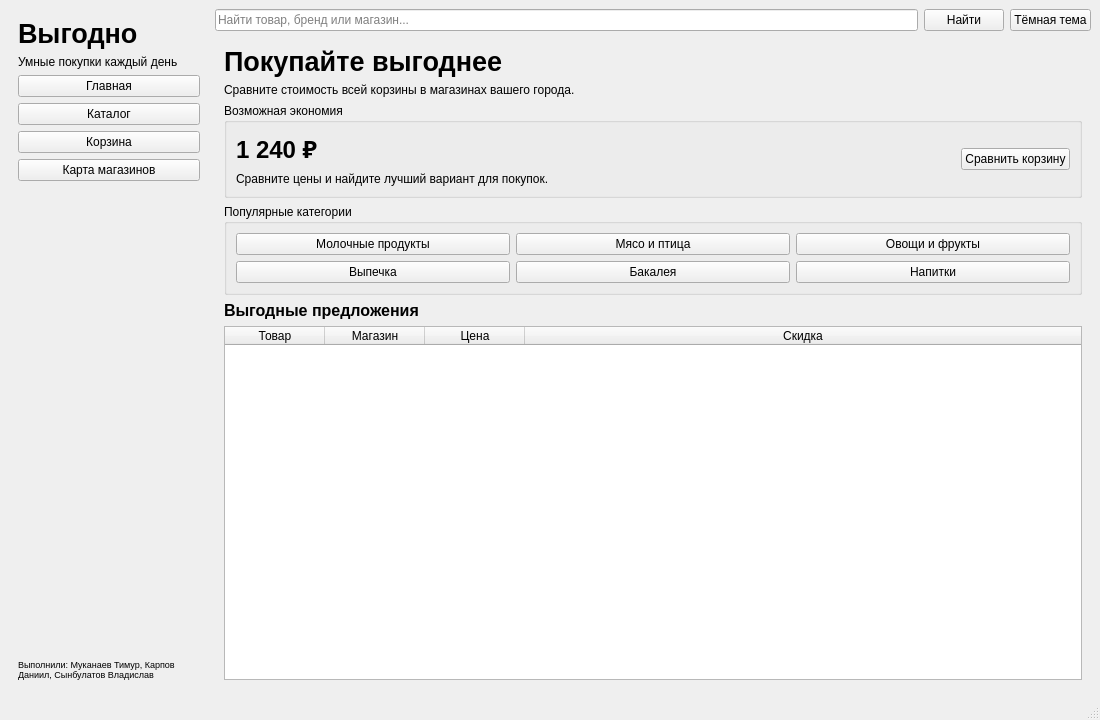
<?xml version="1.0" encoding="UTF-8"?>
<ui version="4.0">
 <class>PriceCompareWindow</class>
 <widget class="QMainWindow" name="PriceCompareWindow">
  <property name="geometry"><rect><x>0</x><y>0</y><width>1100</width><height>720</height></rect></property>
  <property name="windowTitle"><string>Выгодно — сравнение цен</string></property>
  <widget class="QWidget" name="centralwidget">
   <layout class="QHBoxLayout" name="mainLayout">
    <item>
     <widget class="QWidget" name="sidebar">
      <property name="minimumSize"><size><width>200</width><height>0</height></size></property>
      <property name="maximumSize"><size><width>200</width><height>16777215</height></size></property>
      <layout class="QVBoxLayout" name="sidebarLayout">
       <item><widget class="QLabel" name="brand"><property name="text"><string>Выгодно</string></property><property name="font"><font><pointsize>20</pointsize><bold>true</bold></font></property></widget></item>
       <item><widget class="QLabel" name="brandHint"><property name="text"><string>Умные покупки каждый день</string></property></widget></item>
       <item><widget class="QPushButton" name="btnHome"><property name="text"><string>Главная</string></property></widget></item>
       <item><widget class="QPushButton" name="btnCatalog"><property name="text"><string>Каталог</string></property></widget></item>
       <item><widget class="QPushButton" name="btnCart"><property name="text"><string>Корзина</string></property></widget></item>
       <item><widget class="QPushButton" name="btnMap"><property name="text"><string>Карта магазинов</string></property></widget></item>
       <item><spacer name="sidebarSpacer"><property name="orientation"><enum>Qt::Vertical</enum></property><property name="sizeHint" stdset="0"><size><width>20</width><height>40</height></size></property></spacer></item>
       <item><widget class="QLabel" name="credit"><property name="text"><string>Выполнили: Муканаев Тимур, Карпов Даниил, Сынбулатов Владислав</string></property><property name="font"><font><pointsize>7</pointsize></font></property><property name="wordWrap"><bool>true</bool></property></widget></item>
      </layout>
     </widget>
    </item>
    <item>
     <layout class="QVBoxLayout" name="contentLayout">
      <item>
       <layout class="QHBoxLayout" name="topBar">
        <item><widget class="QLineEdit" name="globalSearch"><property name="placeholderText"><string>Найти товар, бренд или магазин...</string></property></widget></item>
        <item><widget class="QPushButton" name="btnSearch"><property name="text"><string>Найти</string></property></widget></item>
        <item><widget class="QPushButton" name="btnTheme"><property name="text"><string>Тёмная тема</string></property></widget></item>
       </layout>
      </item>
      <item>
       <widget class="QStackedWidget" name="pages">
        <property name="currentIndex"><number>0</number></property>
        <widget class="QWidget" name="pageHome">
         <layout class="QVBoxLayout" name="homeLayout">
          <item><widget class="QLabel" name="homeTitle"><property name="text"><string>Покупайте выгоднее</string></property><property name="font"><font><pointsize>20</pointsize><bold>true</bold></font></property></widget></item>
          <item><widget class="QLabel" name="homeSubtitle"><property name="text"><string>Сравните стоимость всей корзины в магазинах вашего города.</string></property></widget></item>
          <item>
           <widget class="QGroupBox" name="savingCard">
            <property name="title"><string>Возможная экономия</string></property>
            <layout class="QHBoxLayout" name="savingLayout">
             <item><layout class="QVBoxLayout" name="savingTextLayout">
              <item><widget class="QLabel" name="savingValue"><property name="text"><string>1 240 ₽</string></property><property name="font"><font><pointsize>18</pointsize><bold>true</bold></font></property></widget></item>
              <item><widget class="QLabel" name="savingHint"><property name="text"><string>Сравните цены и найдите лучший вариант для покупок.</string></property></widget></item>
             </layout></item>
             <item><spacer name="savingSpacer"><property name="orientation"><enum>Qt::Horizontal</enum></property><property name="sizeHint" stdset="0"><size><width>40</width><height>20</height></size></property></spacer></item>
             <item><widget class="QPushButton" name="homeCompareButton"><property name="text"><string>Сравнить корзину</string></property></widget></item>
            </layout>
           </widget>
          </item>
          <item>
           <widget class="QGroupBox" name="categoriesBox">
            <property name="title"><string>Популярные категории</string></property>
            <layout class="QGridLayout" name="categoriesGrid">
             <item row="0" column="0"><widget class="QPushButton" name="catDairy"><property name="text"><string>Молочные продукты</string></property></widget></item>
             <item row="0" column="1"><widget class="QPushButton" name="catMeat"><property name="text"><string>Мясо и птица</string></property></widget></item>
             <item row="0" column="2"><widget class="QPushButton" name="catFruit"><property name="text"><string>Овощи и фрукты</string></property></widget></item>
             <item row="1" column="0"><widget class="QPushButton" name="catBakery"><property name="text"><string>Выпечка</string></property></widget></item>
             <item row="1" column="1"><widget class="QPushButton" name="catGrocery"><property name="text"><string>Бакалея</string></property></widget></item>
             <item row="1" column="2"><widget class="QPushButton" name="catDrinks"><property name="text"><string>Напитки</string></property></widget></item>
            </layout>
           </widget>
          </item>
          <item><widget class="QLabel" name="offersTitle"><property name="text"><string>Выгодные предложения</string></property><property name="font"><font><pointsize>12</pointsize><bold>true</bold></font></property></widget></item>
          <item><widget class="QTableWidget" name="homeOffers">
           <property name="editTriggers"><set>QAbstractItemView::NoEditTriggers</set></property>
           <attribute name="horizontalHeaderStretchLastSection"><bool>true</bool></attribute>
           <attribute name="verticalHeaderVisible"><bool>false</bool></attribute>
           <column><property name="text"><string>Товар</string></property></column>
           <column><property name="text"><string>Магазин</string></property></column>
           <column><property name="text"><string>Цена</string></property></column>
           <column><property name="text"><string>Скидка</string></property></column>
          </widget></item>
         </layout>
        </widget>
        <widget class="QWidget" name="pageCatalog">
         <layout class="QVBoxLayout" name="catalogLayout">
          <item><widget class="QLabel" name="catalogTitle"><property name="text"><string>Каталог товаров</string></property><property name="font"><font><pointsize>20</pointsize><bold>true</bold></font></property></widget></item>
          <item><layout class="QHBoxLayout" name="catalogFilters">
           <item><widget class="QLineEdit" name="catalogSearch"><property name="placeholderText"><string>Название товара или бренд</string></property></widget></item>
           <item><widget class="QComboBox" name="categoryFilter">
            <item><property name="text"><string>Все категории</string></property></item>
            <item><property name="text"><string>Молочные продукты</string></property></item>
            <item><property name="text"><string>Мясо и птица</string></property></item>
            <item><property name="text"><string>Овощи и фрукты</string></property></item>
            <item><property name="text"><string>Выпечка</string></property></item>
            <item><property name="text"><string>Бакалея</string></property></item>
            <item><property name="text"><string>Напитки</string></property></item>
           </widget></item>
           <item><widget class="QComboBox" name="sortFilter">
            <item><property name="text"><string>Сначала дешевле</string></property></item>
            <item><property name="text"><string>Сначала дороже</string></property></item>
            <item><property name="text"><string>По названию</string></property></item>
           </widget></item>
          </layout></item>
          <item><widget class="QTableWidget" name="catalogTable">
           <property name="editTriggers"><set>QAbstractItemView::NoEditTriggers</set></property>
           <attribute name="horizontalHeaderStretchLastSection"><bool>true</bool></attribute>
           <attribute name="verticalHeaderVisible"><bool>false</bool></attribute>
           <column><property name="text"><string>Товар</string></property></column>
           <column><property name="text"><string>Бренд</string></property></column>
           <column><property name="text"><string>Лучшая цена</string></property></column>
           <column><property name="text"><string>Магазин</string></property></column>
           <column><property name="text"><string>Действие</string></property></column>
          </widget></item>
         </layout>
        </widget>
        <widget class="QWidget" name="pageCart">
         <layout class="QVBoxLayout" name="cartLayout">
          <item><widget class="QLabel" name="cartTitle"><property name="text"><string>Моя корзина</string></property><property name="font"><font><pointsize>20</pointsize><bold>true</bold></font></property></widget></item>
          <item><widget class="QLabel" name="cartSubtitle"><property name="text"><string>Добавляйте товары и сравнивайте итоговую стоимость.</string></property></widget></item>
          <item><widget class="QTableWidget" name="cartTable">
           <property name="editTriggers"><set>QAbstractItemView::NoEditTriggers</set></property>
           <attribute name="horizontalHeaderStretchLastSection"><bool>true</bool></attribute>
           <attribute name="verticalHeaderVisible"><bool>false</bool></attribute>
           <column><property name="text"><string>Товар</string></property></column>
           <column><property name="text"><string>Количество</string></property></column>
           <column><property name="text"><string>Цена за шт.</string></property></column>
           <column><property name="text"><string>Сумма</string></property></column>
           <column><property name="text"><string>Действие</string></property></column>
          </widget></item>
          <item>
           <widget class="QGroupBox" name="cartCard">
            <property name="title"><string>Итог</string></property>
            <layout class="QHBoxLayout" name="budgetLayout">
             <item><widget class="QLabel" name="budgetCaption"><property name="text"><string>Ваш бюджет, ₽</string></property></widget></item>
             <item><widget class="QLineEdit" name="budgetInput"><property name="text"><string>2500</string></property><property name="maximumSize"><size><width>120</width><height>16777215</height></size></property></widget></item>
             <item><spacer name="budgetSpacer"><property name="orientation"><enum>Qt::Horizontal</enum></property><property name="sizeHint" stdset="0"><size><width>30</width><height>20</height></size></property></spacer></item>
             <item><widget class="QLabel" name="totalCaption"><property name="text"><string>Предварительная сумма:</string></property></widget></item>
             <item><widget class="QLabel" name="cartTotal"><property name="text"><string>0,00 ₽</string></property><property name="font"><font><pointsize>16</pointsize><bold>true</bold></font></property></widget></item>
             <item><widget class="QPushButton" name="cartCompareButton"><property name="text"><string>Сравнить магазины</string></property></widget></item>
            </layout>
           </widget>
          </item>
         </layout>
        </widget>
        <widget class="QWidget" name="pageMap">
         <layout class="QVBoxLayout" name="mapLayout">
          <item><widget class="QLabel" name="mapTitle"><property name="text"><string>Карта магазинов</string></property><property name="font"><font><pointsize>20</pointsize><bold>true</bold></font></property></widget></item>
          <item><widget class="QLabel" name="mapSubtitle"><property name="text"><string>Магазины, расстояние до них и стоимость вашей корзины.</string></property></widget></item>
          <item><widget class="QFrame" name="mapPlaceholder">
           <property name="minimumSize"><size><width>0</width><height>280</height></size></property>
           <property name="frameShape"><enum>QFrame::StyledPanel</enum></property>
           <layout class="QVBoxLayout" name="mapPlaceholderLayout">
            <item><widget class="QLabel" name="mapPlaceholderLabel"><property name="text"><string>Карта будет подключена здесь</string></property><property name="alignment"><set>Qt::AlignCenter</set></property></widget></item>
           </layout>
          </widget></item>
          <item><widget class="QTableWidget" name="mapShopsTable">
           <property name="editTriggers"><set>QAbstractItemView::NoEditTriggers</set></property>
           <attribute name="horizontalHeaderStretchLastSection"><bool>true</bool></attribute>
           <attribute name="verticalHeaderVisible"><bool>false</bool></attribute>
           <column><property name="text"><string>Магазин</string></property></column>
           <column><property name="text"><string>Расстояние</string></property></column>
           <column><property name="text"><string>Корзина</string></property></column>
          </widget></item>
         </layout>
        </widget>
       </widget>
      </item>
     </layout>
    </item>
   </layout>
  </widget>
  <widget class="QStatusBar" name="statusbar"/>
 </widget>
 <resources/>
 <connections/>
</ui>
